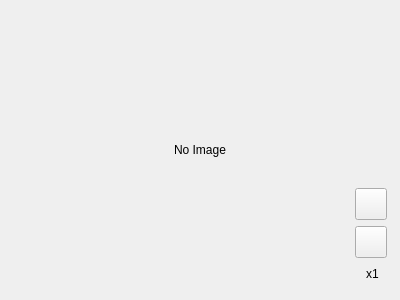
<?xml version="1.0" encoding="UTF-8"?>
<ui version="4.0">
 <class>BasicImageView</class>
 <widget class="QWidget" name="BasicImageView">
  <property name="geometry">
   <rect>
    <x>0</x>
    <y>0</y>
    <width>400</width>
    <height>300</height>
   </rect>
  </property>
  <property name="minimumSize">
   <size>
    <width>64</width>
    <height>128</height>
   </size>
  </property>
  <property name="windowTitle">
   <string/>
  </property>
  <widget class="QScrollArea" name="scrollArea">
   <property name="geometry">
    <rect>
     <x>0</x>
     <y>0</y>
     <width>400</width>
     <height>300</height>
    </rect>
   </property>
   <property name="sizePolicy">
    <sizepolicy hsizetype="Expanding" vsizetype="Expanding">
     <horstretch>0</horstretch>
     <verstretch>0</verstretch>
    </sizepolicy>
   </property>
   <property name="frameShape">
    <enum>QFrame::NoFrame</enum>
   </property>
   <property name="widgetResizable">
    <bool>true</bool>
   </property>
   <property name="alignment">
    <set>Qt::AlignCenter</set>
   </property>
   <widget class="QWidget" name="scrollAreaWidgetContents">
    <property name="geometry">
     <rect>
      <x>0</x>
      <y>0</y>
      <width>400</width>
      <height>300</height>
     </rect>
    </property>
    <property name="sizePolicy">
     <sizepolicy hsizetype="Expanding" vsizetype="Expanding">
      <horstretch>0</horstretch>
      <verstretch>0</verstretch>
     </sizepolicy>
    </property>
    <layout class="QGridLayout" name="gridLayout">
     <property name="leftMargin">
      <number>0</number>
     </property>
     <property name="topMargin">
      <number>0</number>
     </property>
     <property name="rightMargin">
      <number>0</number>
     </property>
     <property name="bottomMargin">
      <number>0</number>
     </property>
     <property name="spacing">
      <number>0</number>
     </property>
     <item row="0" column="0">
      <widget class="QLabel" name="image">
       <property name="sizePolicy">
        <sizepolicy hsizetype="Expanding" vsizetype="Expanding">
         <horstretch>0</horstretch>
         <verstretch>0</verstretch>
        </sizepolicy>
       </property>
       <property name="text">
        <string>No Image</string>
       </property>
       <property name="alignment">
        <set>Qt::AlignCenter</set>
       </property>
      </widget>
     </item>
    </layout>
   </widget>
  </widget>
  <widget class="QWidget" name="scalingUI" native="true">
   <property name="geometry">
    <rect>
     <x>347</x>
     <y>180</y>
     <width>51</width>
     <height>111</height>
    </rect>
   </property>
   <layout class="QVBoxLayout" name="verticalLayout">
    <property name="spacing">
     <number>-1</number>
    </property>
    <property name="leftMargin">
     <number>8</number>
    </property>
    <property name="topMargin">
     <number>8</number>
    </property>
    <property name="rightMargin">
     <number>8</number>
    </property>
    <property name="bottomMargin">
     <number>8</number>
    </property>
    <item>
     <widget class="QToolButton" name="zoomInButton">
      <property name="sizePolicy">
       <sizepolicy hsizetype="Fixed" vsizetype="Fixed">
        <horstretch>0</horstretch>
        <verstretch>0</verstretch>
       </sizepolicy>
      </property>
      <property name="minimumSize">
       <size>
        <width>32</width>
        <height>32</height>
       </size>
      </property>
      <property name="maximumSize">
       <size>
        <width>32</width>
        <height>32</height>
       </size>
      </property>
      <property name="styleSheet">
       <string notr="true"/>
      </property>
      <property name="text">
       <string/>
      </property>
      <property name="icon">
       <iconset theme="zoom_in"/>
      </property>
      <property name="iconSize">
       <size>
        <width>24</width>
        <height>24</height>
       </size>
      </property>
     </widget>
    </item>
    <item>
     <widget class="QToolButton" name="zoomOutButton">
      <property name="sizePolicy">
       <sizepolicy hsizetype="Fixed" vsizetype="Fixed">
        <horstretch>0</horstretch>
        <verstretch>0</verstretch>
       </sizepolicy>
      </property>
      <property name="minimumSize">
       <size>
        <width>32</width>
        <height>32</height>
       </size>
      </property>
      <property name="maximumSize">
       <size>
        <width>32</width>
        <height>32</height>
       </size>
      </property>
      <property name="font">
       <font>
        <pointsize>13</pointsize>
       </font>
      </property>
      <property name="styleSheet">
       <string notr="true"/>
      </property>
      <property name="text">
       <string/>
      </property>
      <property name="icon">
       <iconset theme="zoom_out"/>
      </property>
      <property name="iconSize">
       <size>
        <width>24</width>
        <height>24</height>
       </size>
      </property>
     </widget>
    </item>
    <item>
     <widget class="QLabel" name="scaleLabel">
      <property name="text">
       <string notr="true">x1</string>
      </property>
      <property name="alignment">
       <set>Qt::AlignCenter</set>
      </property>
     </widget>
    </item>
   </layout>
  </widget>
 </widget>
 <resources/>
 <connections/>
</ui>
